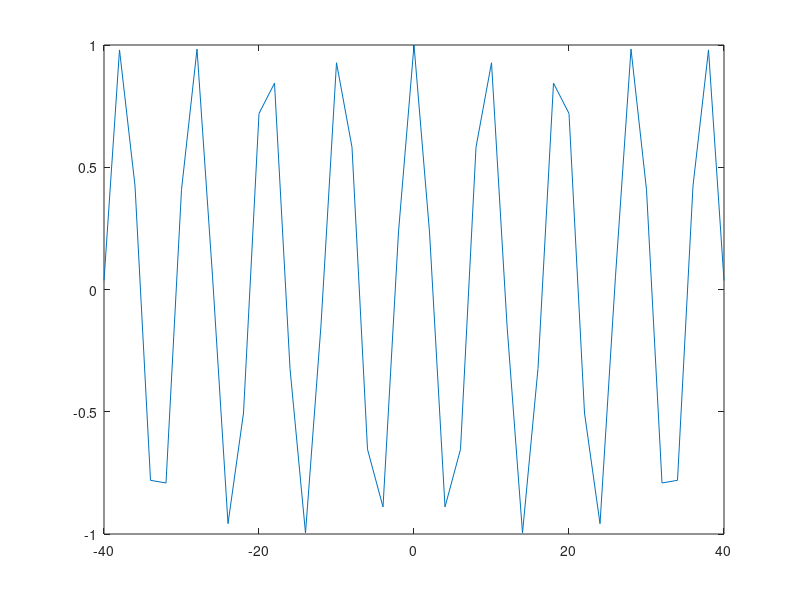

Reproduce this figure in MATLAB. (Note: this script raises an error after producing the figure.)
%%%%%%%% Exercise 1 %%%%%%%%
%% write down Matlab instructins t generate a signal in form
%% 1/ DC segment from -2 till 0 seconds
%% 2/ Quarter Cycle of a sinusoidal wave from 0 till 1
%% 3/ DC segment from 1 till 3
%% Frequency = 100 Hz 
 
sig1 = 4*ones(1, 200);
t = linspace(0,1,100);
sig2 = sin(2*pi*t/4);
sig3 = 3*ones(1,200);
n = linspace(-2,3,500);
signal = [sig1 sig2 sig3];
plot(signal);


%%%%%%%% Exercise 2 %%%%%%%%
%% Two Discrete Time signals are T= 2s
%% x[nT] = cos(2n/3)
%% y[nT] = cos(8pi*n/38)

%% i) plot x[n] , y[n] for T<40 seconds, cntinuous time sinusoid

n = [-40:2:40];
x_discrete = cos(2*n/3);
y_discrete = cos(8*pi*n/38);
t = [-40:2:40];
x_cont = cos(2*t/3);
y_cont = cos(8*pi*t/38);

plot(t, x_cont);
hold_on;
plot(t, y_cont);

%% ii) Are sequences periodic or not ? Use Stem,

stem(x_discrete);
hold on;
stem(y_discrete);

%% Answer: x[n] is not periodic while y[n] is periodic with a period of: 2*pi/(8*pi/38) = 38/4
